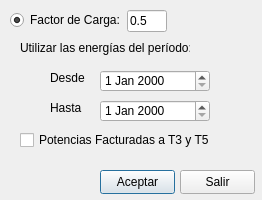
<?xml version="1.0" encoding="UTF-8"?>
<ui version="4.0">
 <class>Dialog</class>
 <widget class="QDialog" name="Dialog">
  <property name="windowModality">
   <enum>Qt::ApplicationModal</enum>
  </property>
  <property name="geometry">
   <rect>
    <x>0</x>
    <y>0</y>
    <width>262</width>
    <height>200</height>
   </rect>
  </property>
  <property name="windowTitle">
   <string>Elegir Período</string>
  </property>
  <property name="autoFillBackground">
   <bool>false</bool>
  </property>
  <property name="modal">
   <bool>true</bool>
  </property>
  <widget class="QPushButton" name="cmdAceptar">
   <property name="geometry">
    <rect>
     <x>100</x>
     <y>170</y>
     <width>75</width>
     <height>24</height>
    </rect>
   </property>
   <property name="text">
    <string>Aceptar</string>
   </property>
   <property name="shortcut">
    <string>Return</string>
   </property>
  </widget>
  <widget class="QPushButton" name="cmdSalir">
   <property name="geometry">
    <rect>
     <x>180</x>
     <y>170</y>
     <width>75</width>
     <height>24</height>
    </rect>
   </property>
   <property name="text">
    <string>Salir</string>
   </property>
   <property name="shortcut">
    <string>Esc</string>
   </property>
  </widget>
  <widget class="QRadioButton" name="rbFactorCarga">
   <property name="geometry">
    <rect>
     <x>10</x>
     <y>10</y>
     <width>110</width>
     <height>20</height>
    </rect>
   </property>
   <property name="text">
    <string>Factor de Carga:</string>
   </property>
   <property name="checked">
    <bool>true</bool>
   </property>
  </widget>
  <widget class="QLineEdit" name="txtFc">
   <property name="geometry">
    <rect>
     <x>127</x>
     <y>10</y>
     <width>40</width>
     <height>22</height>
    </rect>
   </property>
   <property name="text">
    <string>0.5</string>
   </property>
  </widget>
  <widget class="QLabel" name="label">
   <property name="geometry">
    <rect>
     <x>50</x>
     <y>70</y>
     <width>49</width>
     <height>16</height>
    </rect>
   </property>
   <property name="text">
    <string>Desde</string>
   </property>
  </widget>
  <widget class="QLabel" name="label_2">
   <property name="geometry">
    <rect>
     <x>50</x>
     <y>100</y>
     <width>49</width>
     <height>16</height>
    </rect>
   </property>
   <property name="text">
    <string>Hasta</string>
   </property>
  </widget>
  <widget class="QCheckBox" name="chkPotencias">
   <property name="geometry">
    <rect>
     <x>20</x>
     <y>130</y>
     <width>230</width>
     <height>20</height>
    </rect>
   </property>
   <property name="text">
    <string>Potencias Facturadas a T3 y T5</string>
   </property>
  </widget>
  <widget class="QLabel" name="label_3">
   <property name="geometry">
    <rect>
     <x>20</x>
     <y>40</y>
     <width>170</width>
     <height>16</height>
    </rect>
   </property>
   <property name="text">
    <string>Utilizar las energías del período:</string>
   </property>
  </widget>
  <widget class="QDateEdit" name="datHasta">
   <property name="geometry">
    <rect>
     <x>100</x>
     <y>100</y>
     <width>110</width>
     <height>22</height>
    </rect>
   </property>
  </widget>
  <widget class="QDateEdit" name="datDesde">
   <property name="geometry">
    <rect>
     <x>100</x>
     <y>70</y>
     <width>110</width>
     <height>22</height>
    </rect>
   </property>
  </widget>
 </widget>
 <resources/>
 <connections/>
</ui>
